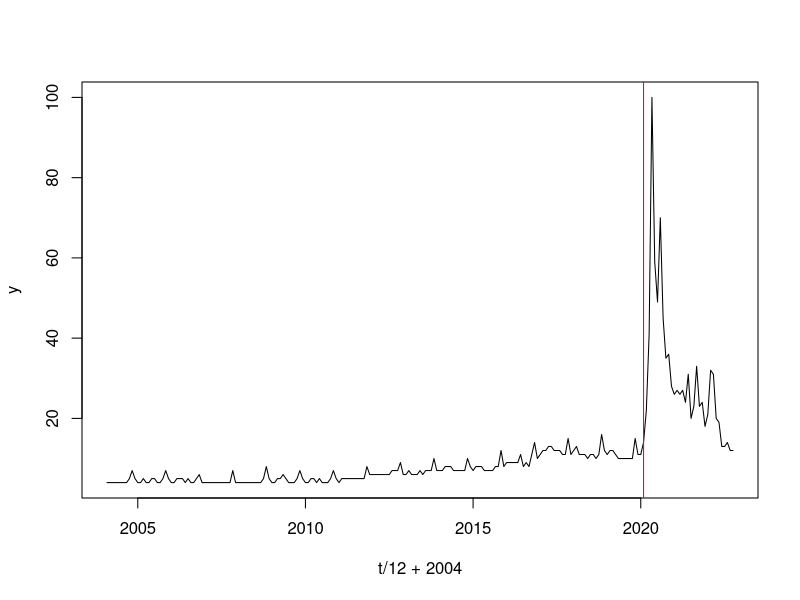
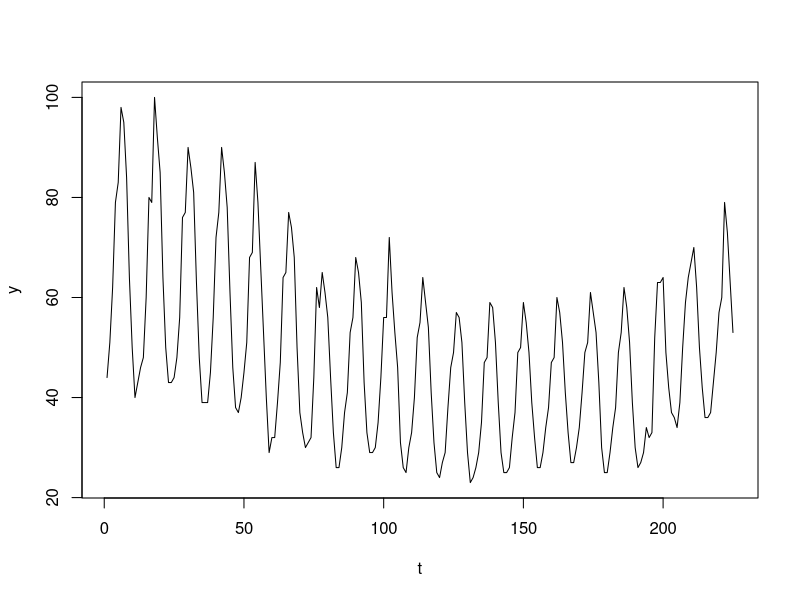
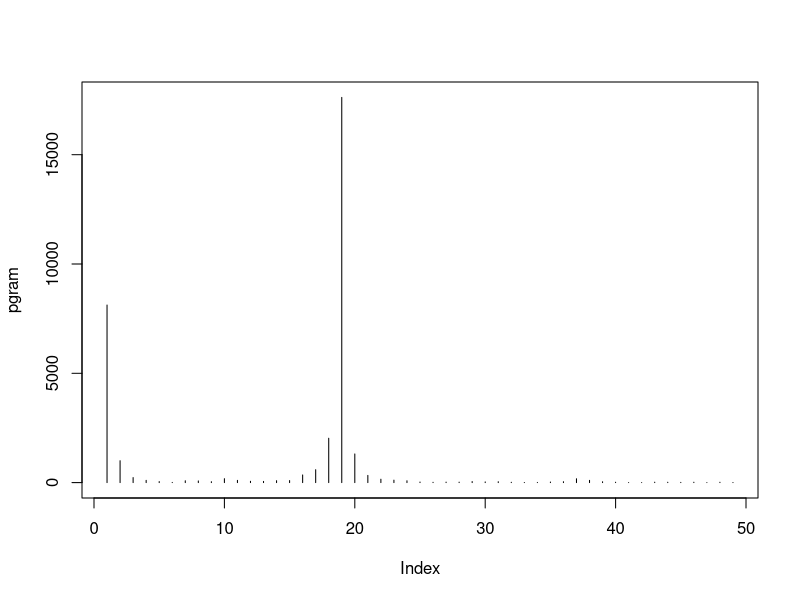
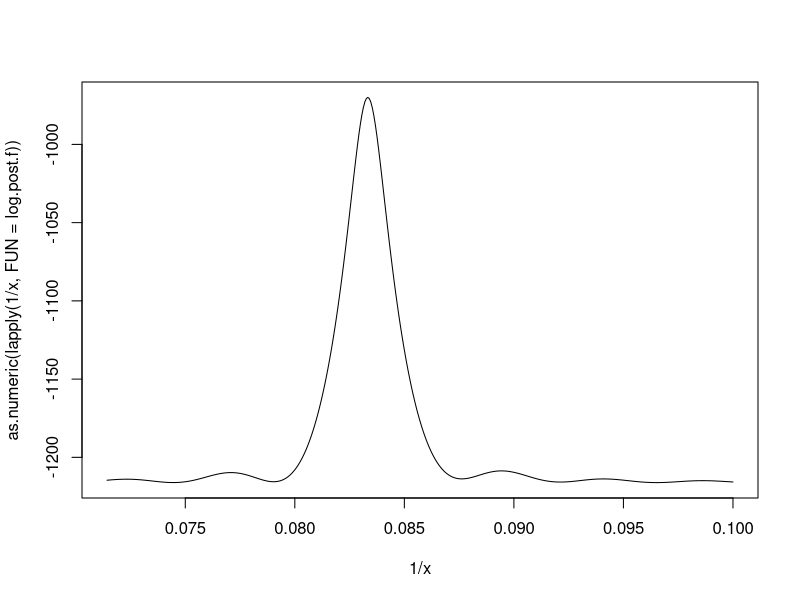
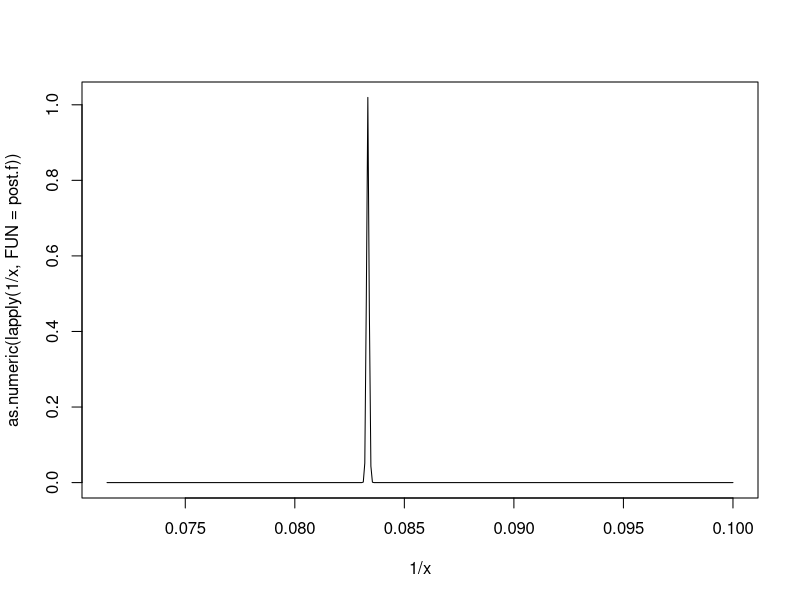
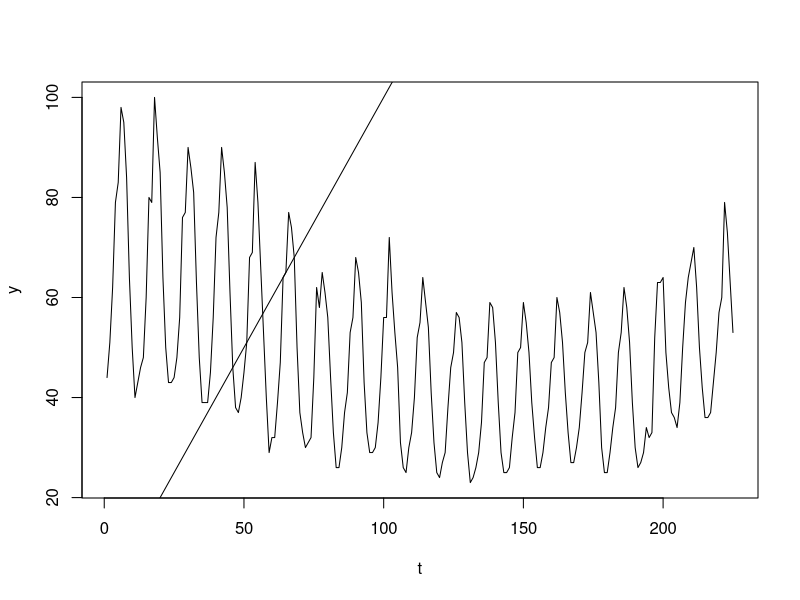
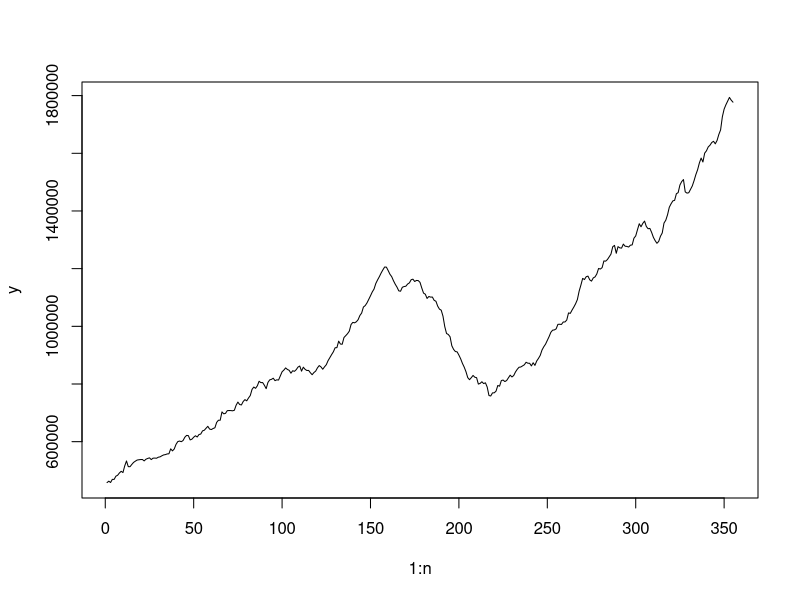

Generate these figures, in order, with R:
## ---- chunk 1
knitr::opts_chunk$set(echo = TRUE)
## ---- chunk 2
set.seed(111)
## ---- chunk 3
mask <- read.csv('mask.csv', skip=1, header=T)
head(mask)
## ---- chunk 4
n <- nrow(mask) # time series length, 225
t <- 1:n
y <- mask[,2] # values of the time series
## ---- chunk 5
log.post.c <- function(c) {
  X = matrix(1, nrow = n, ncol = 2)
  X[,2] = (t > c)
  #bhat = solve(t(X) %*% X) %*% t(X) %*% y
  mod = lm(y ~ 1 + X[,2])
  # log of posterior pdf of c
  log.post = (ncol(X) - n)/2*log(sum(mod$residuals^2)) - 0.5*log(det(t(X) %*% X))
  log.post
}  
## ---- chunk 6
c.vals <- c(3:(n-3))
log.values <- as.numeric(lapply(c.vals, FUN=log.post.c))
log.values <- log.values - max(log.values)
values <- exp(log.values)
## ---- chunk 7
ind.max = which.max(log.values)
c.est <- c.vals[ind.max]
print(c.est)
## ---- chunk 8
plot(t/12 + 2004, y, type='l')
abline(v=c.est/12 + 2004, col='red')
## ---- chunk 9
total = sum(values)
d = 1
conf.total = values[c.est]
while(conf.total <= .95 * total) {
  conf.total <- conf.total + values[c.est-d] + values[c.est+d]
  d <- d + 1
}
c(c.est-d, c.est+d)
## ---- chunk 10
post.pmf = values / sum(values)
#plot(c.vals, post.pmf, type='l')
## ---- chunk 11
library(mvtnorm)
N = 2000 #number of posterior samples
post.samples = matrix(-1, N, 3)
post.samples[,1] = sample(c.vals, N, replace = T, prob = post.pmf) # iid samples of posterior c
for(i in 1:N)
{
    cp = post.samples[i,1] # changepoint
    
    # below, we sample one mu_0 and one mu_1 from the appropriate t distribution.
    # mu_samples is c(mu_0, mu_1)
    X = matrix(1, nrow = n, ncol = 2)
    X[,2] = (t > cp)
    lin.model = lm(y ~ 1 + X[,2])
    bhat = lin.model$coefficients
    sighat = sqrt((sum((lin.model$residuals)^2))/(n-2)) #this is also denoted by the Residual Standard Error
    Sigma.mat = (sighat^2)*solve(t(X) %*% X)
    chiran = (rchisq(1, df = n-2))
    mu.samples = bhat + (rmvnorm(1, sigma = Sigma.mat))/(sqrt(chiran/(n-2)))
    mu.samples[2] = mu.samples[1] + mu.samples[2]
    
    post.samples[i,2:3] = mu.samples
}
## ---- chunk 12
summary(post.samples[, 2])
summary(post.samples[, 3])
var(post.samples[, 2])
## ---- chunk 13
1/sqrt(.288*.05*225) # for chebyshev inequality CI
## ---- chunk 14
quantile(post.samples[, 2], c(.025, .975))
## ---- chunk 15
golf <- read.csv('golf.csv', skip=1, header=T)
head(golf)
y = golf[,2]
n = length(y)
t = 1:n
## ---- chunk 16
plot(t, y, type='l')

n_half = as.integer(n/2)
pgram = abs(fft(y)[2:50])^2 / n # peaks at 19
plot(pgram, type='h')
225/19 # roughly 12. As expected, we have yearly trend
## ---- chunk 17
log.post.f = function(f) {
  X = matrix(1, nrow=n, ncol=5)
  X[,2] = t
  X[,3] = t^2
  X[,4] = cos(2*pi*f*t)
  X[,5] = sin(2*pi*f*t)
  
  lin.mod = lm(y ~ 1 + X[,2] + X[,3] + X[,4] + X[,5])
  
  -log(det(t(X) %*% X))/2 - log(sum((lin.mod$residuals)^2))*(n-5)/2
}
## ---- chunk 18
x = seq(10, 14, by=.01)
plot(1/x, as.numeric(lapply(1/x, FUN=log.post.f)), type='l')
## ---- chunk 19
opt = optimize(log.post.f, interval=c(.080, .085), maximum = T)
f.hat = opt$maximum
log.post.f.max = opt$objective
post.f = function(f) {
  exp(log.post.f(f) - log.post.f.max)
}
## ---- chunk 20
1/f.hat # very close to 12
## ---- chunk 21
plot(1/x, as.numeric(lapply(1/x, FUN=post.f)), type='l')
## ---- chunk 22
post.f(1/12) # 1/12 is even better than f.hat, kind of weird
post.f(f.hat)
## ---- chunk 23
ci.prob = function(d) {
  
}
## ---- chunk 24
fitted.func = function(t) {
  
}

plot(t, y, type='l')
lines(t, )
## ---- chunk 25
df = read.csv('TTLCONS.csv')
y = df$TTLCONS
n = length(y)
## ---- chunk 26
plot(1:n, y, type='l')
## ---- chunk 27
#cps: change of slope points s_1, s_2.
logpost = function(cps) 
{
    cps = sort(cps)
    k = length(cps)
    X = matrix(1, nrow = n, ncol = (k+2))
    X[,2] = 1:n
    for(j in 1:k)
    {
        X[,(j+2)] = pmax(c(1:n) - cps[j], 0)
    }
    mod = lm(y ~ X)
    log.value = ((ncol(X) - n)/2)*(log(sum(mod$residuals^2))) - (0.5*(log(det(t(X) %*% X))))
    return(log.value)
}
## ---- chunk 28
logpost.matrix = matrix(0, nrow=n-3, ncol=n-3) # saves logpost(c(s1, s2)) so that we don't need
# to compute again

logpost.max = logpost(c(3,4))
s.hat = c(0, 0) # MAP estimator for s
# the nested for loops take 20 seconds
for (s1 in 3:(n-3)) {
  if (s1+1 > n-3) {
    # then no need to go to the second for loop
    # need this if statement, or (s1+1):(n-3) will cause bug when s1+1 > n-3
    break
  }
  for (s2 in (s1+1):(n-3)) {
    m = logpost(c(s1, s2))
    logpost.matrix[s1, s2] = m
    if (m > logpost.max) {
      logpost.max = m
      s.hat[1] = s1
      s.hat[2] = s2
    }
  }
}
## ---- chunk 29
post.s = matrix(0, nrow=n-3, ncol=n-3)
for (s1 in 3:(n-3)) {
  if (s1+1 > n-3) {
    # then no need to go to the second for loop
    # need this if statement, or (s1+1):(n-3) will cause bug when s1+1 > n-3
    break
  }
  for (s2 in (s1+1):(n-3)) {
    post.s[s1, s2] = exp(logpost.matrix[s1, s2] - logpost.max)
  }
}
## ---- chunk 30
post.s[s.hat[1], s.hat[2]]
